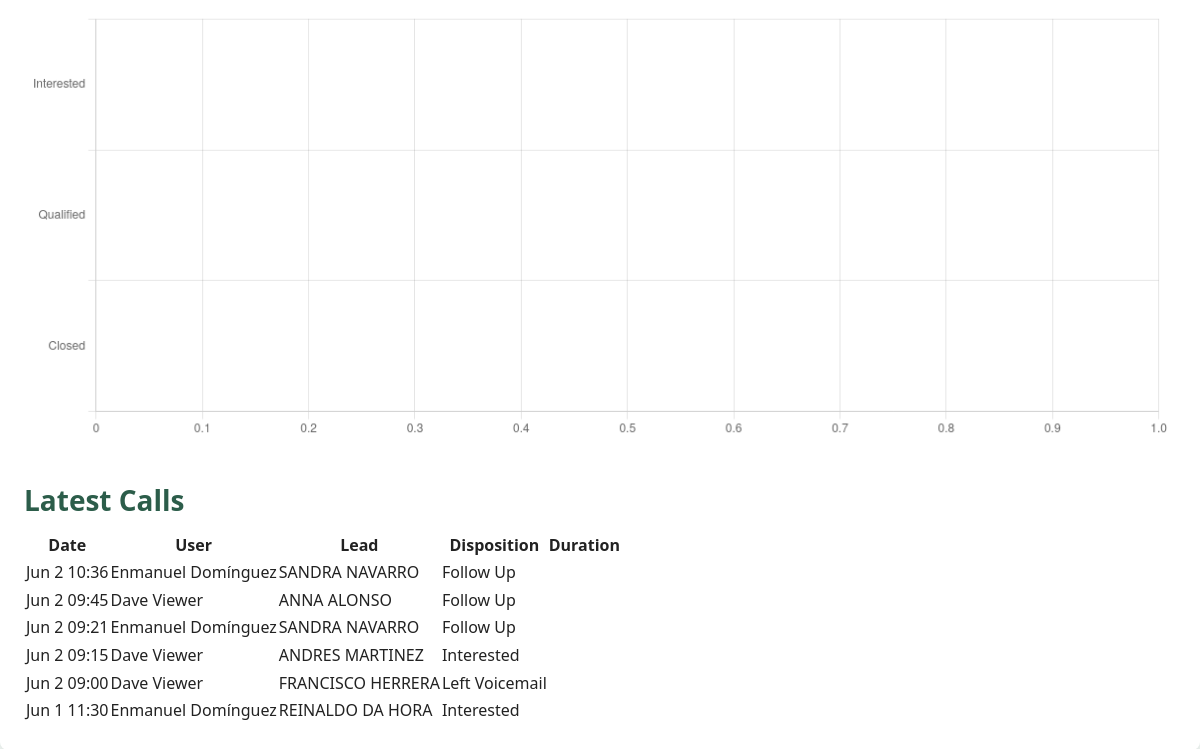
/admin/dashboard.php (signed in, lower part), run on an earlier commit of the app's database.
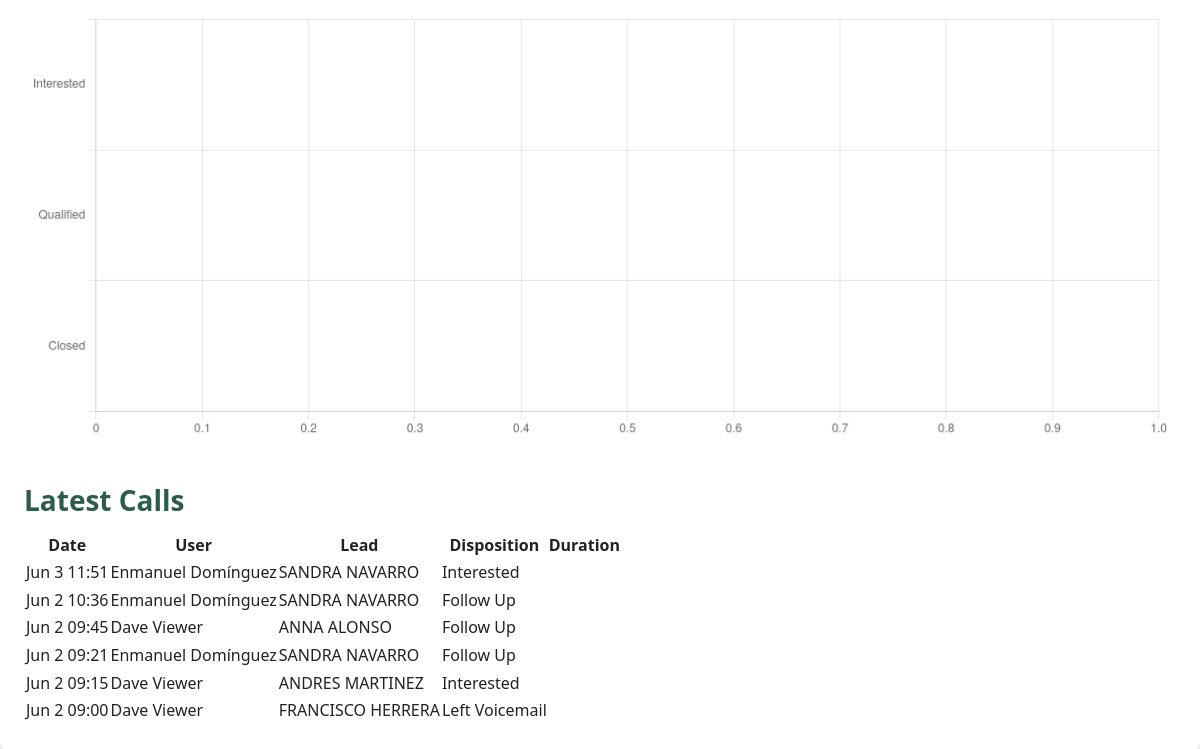
And on a later commit of the database.
### tables this page shows
CREATE TABLE `interactions` (
  `id` int(11) NOT NULL,
  `lead_id` int(11) NOT NULL,
  `user_id` int(11) NOT NULL,
  `disposition_id` int(11) NOT NULL,
  `notes` text DEFAULT NULL,
  `interaction_time` datetime NOT NULL DEFAULT current_timestamp(),
  `duration_seconds` int(11) DEFAULT NULL,
  `created_at` datetime NOT NULL DEFAULT current_timestamp(),
  `updated_at` datetime NOT NULL DEFAULT current_timestamp() ON UPDATE current_timestamp()
);

CREATE TABLE `users` (
  `id` int(11) NOT NULL,
  `name` varchar(100) NOT NULL,
  `email` varchar(100) NOT NULL,
  `password_hash` varchar(255) NOT NULL,
  `status` enum('active','inactive') NOT NULL DEFAULT 'active',
  `created_at` datetime NOT NULL DEFAULT current_timestamp(),
  `updated_at` datetime NOT NULL DEFAULT current_timestamp() ON UPDATE current_timestamp()
);

CREATE TABLE `dispositions` (
  `id` int(11) NOT NULL,
  `name` varchar(50) NOT NULL,
  `created_at` datetime NOT NULL DEFAULT current_timestamp()
);

### admin/dashboard.php (the view, shortened to what this page needs)
<?php
$pdo = getPDO();
$latest = $pdo->query("
    SELECT i.created_at,
           u.name                                  AS user,
           CONCAT(l.first_name,' ',l.last_name)    AS lead_name,
           d.name                                  AS disposition,
           i.duration_seconds
      FROM interactions i
      JOIN users u ON u.id = i.user_id
      JOIN leads l ON l.id = i.lead_id
      JOIN dispositions d ON d.id = i.disposition_id
  ORDER BY i.created_at DESC
     LIMIT 6
")->fetchAll();
?>
<!doctype html>
<html lang="en">
<head>
<link rel="stylesheet" href="./../assets/css/app.css">
<link rel="stylesheet" href="https://cdn.jsdelivr.net/npm/flatpickr@4.6.13/dist/flatpickr.min.css">
</head>
<body>
<div class="container">
  <canvas id="cFunnel" height="120"></canvas>
  <h2 style="margin:2rem 0 .5rem">Latest Calls</h2>
  <table>
    <thead>
      <tr>
        <th>Date</th><th>User</th><th>Lead</th><th>Disposition</th><th>Duration</th>
      </tr>
    </thead>
    <tbody>
    <?php if(!$latest): ?>
      <tr><td colspan="5" style="text-align:center">No data</td></tr>
    <?php else: foreach($latest as $row): ?>
      <tr>
        <td><?= htmlspecialchars(date('M j H:i', strtotime($row['created_at']))) ?></td>
        <td><?= htmlspecialchars($row['user']) ?></td>
        <td><?= htmlspecialchars($row['lead_name']) ?></td>
        <td><?= htmlspecialchars($row['disposition']) ?></td>
        <td><?= $row['duration_seconds'] ? '' : '–' ?></td>
      </tr>
    <?php endforeach; endif;?>
    </tbody>
  </table>
</div>
</body>
</html>

What changed in the data, as far as the page shows it:
no longer on this page (row unchanged): interactions: created_at "Jun 1 11:30", user.name "Enmanuel Domínguez", lead_name "REINALDO DA HORA", disposition.name "Interested"
added interactions: created_at "Jun 3 11:51", user.name "Enmanuel Domínguez", lead_name "SANDRA NAVARRO", disposition.name "Interested"
